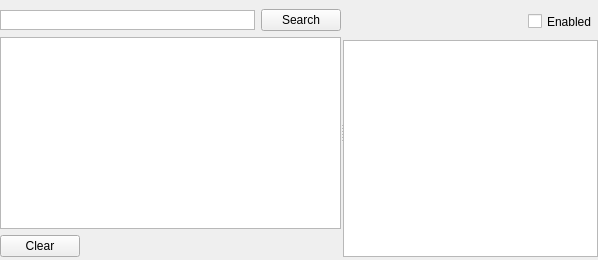
      <widget class="QWidget" name="tab_lcu">
       <attribute name="title">
        <string>LCU</string>
       </attribute>
       <layout class="QHBoxLayout" name="horizontalLayout_27">
        <property name="leftMargin">
         <number>0</number>
        </property>
        <property name="topMargin">
         <number>3</number>
        </property>
        <property name="rightMargin">
         <number>0</number>
        </property>
        <property name="bottomMargin">
         <number>0</number>
        </property>
        <item>
         <widget class="QSplitter" name="lcuSplitter">
          <property name="orientation">
           <enum>Qt::Horizontal</enum>
          </property>
          <property name="handleWidth">
           <number>2</number>
          </property>
          <property name="childrenCollapsible">
           <bool>false</bool>
          </property>
          <widget class="QWidget" name="verticalLayoutWidget_13">
           <layout class="QVBoxLayout" name="verticalLayout_18">
            <property name="leftMargin">
             <number>0</number>
            </property>
            <property name="topMargin">
             <number>6</number>
            </property>
            <property name="rightMargin">
             <number>0</number>
            </property>
            <property name="bottomMargin">
             <number>3</number>
            </property>
            <item>
             <layout class="QHBoxLayout" name="horizontalLayout_26">
              <item>
               <widget class="QTextEdit" name="lcuTextSearch">
                <property name="sizePolicy">
                 <sizepolicy hsizetype="Expanding" vsizetype="Minimum">
                  <horstretch>0</horstretch>
                  <verstretch>0</verstretch>
                 </sizepolicy>
                </property>
                <property name="maximumSize">
                 <size>
                  <width>16777215</width>
                  <height>20</height>
                 </size>
                </property>
                <property name="inputMethodHints">
                 <set>Qt::ImhNone</set>
                </property>
                <property name="verticalScrollBarPolicy">
                 <enum>Qt::ScrollBarAlwaysOff</enum>
                </property>
                <property name="horizontalScrollBarPolicy">
                 <enum>Qt::ScrollBarAlwaysOff</enum>
                </property>
                <property name="lineWrapMode">
                 <enum>QTextEdit::NoWrap</enum>
                </property>
                <property name="acceptRichText">
                 <bool>false</bool>
                </property>
               </widget>
              </item>
              <item>
               <widget class="QPushButton" name="lcuButtonSearch">
                <property name="text">
                 <string>Search</string>
                </property>
               </widget>
              </item>
             </layout>
            </item>
            <item>
             <layout class="QVBoxLayout" name="verticalLayout_21">
              <item>
               <widget class="QListWidget" name="lcuList"/>
              </item>
             </layout>
            </item>
            <item>
             <layout class="QHBoxLayout" name="horizontalLayout_25">
              <item>
               <widget class="QPushButton" name="lcuButtonClear">
                <property name="text">
                 <string>Clear</string>
                </property>
               </widget>
              </item>
              <item>
               <spacer name="horizontalSpacer_8">
                <property name="orientation">
                 <enum>Qt::Horizontal</enum>
                </property>
                <property name="sizeHint" stdset="0">
                 <size>
                  <width>40</width>
                  <height>20</height>
                 </size>
                </property>
               </spacer>
              </item>
             </layout>
            </item>
           </layout>
          </widget>
          <widget class="QWidget" name="verticalLayoutWidget_14">
           <layout class="QVBoxLayout" name="verticalLayout_19">
            <property name="leftMargin">
             <number>0</number>
            </property>
            <property name="topMargin">
             <number>6</number>
            </property>
            <property name="rightMargin">
             <number>0</number>
            </property>
            <property name="bottomMargin">
             <number>3</number>
            </property>
            <item>
             <layout class="QVBoxLayout" name="verticalLayout_20">
              <item>
               <layout class="QHBoxLayout" name="horizontalLayout_28">
                <item>
                 <spacer name="horizontalSpacer_9">
                  <property name="orientation">
                   <enum>Qt::Horizontal</enum>
                  </property>
                  <property name="sizeHint" stdset="0">
                   <size>
                    <width>40</width>
                    <height>20</height>
                   </size>
                  </property>
                 </spacer>
                </item>
                <item>
                 <widget class="QCheckBox" name="lcuEnabled">
                  <property name="minimumSize">
                   <size>
                    <width>0</width>
                    <height>25</height>
                   </size>
                  </property>
                  <property name="text">
                   <string>Enabled</string>
                  </property>
                 </widget>
                </item>
               </layout>
              </item>
              <item>
               <widget class="QTextEdit" name="lcuView">
                <property name="lineWrapMode">
                 <enum>QTextEdit::NoWrap</enum>
                </property>
                <property name="acceptRichText">
                 <bool>false</bool>
                </property>
               </widget>
              </item>
             </layout>
            </item>
           </layout>
          </widget>
         </widget>
        </item>
       </layout>
      </widget>
